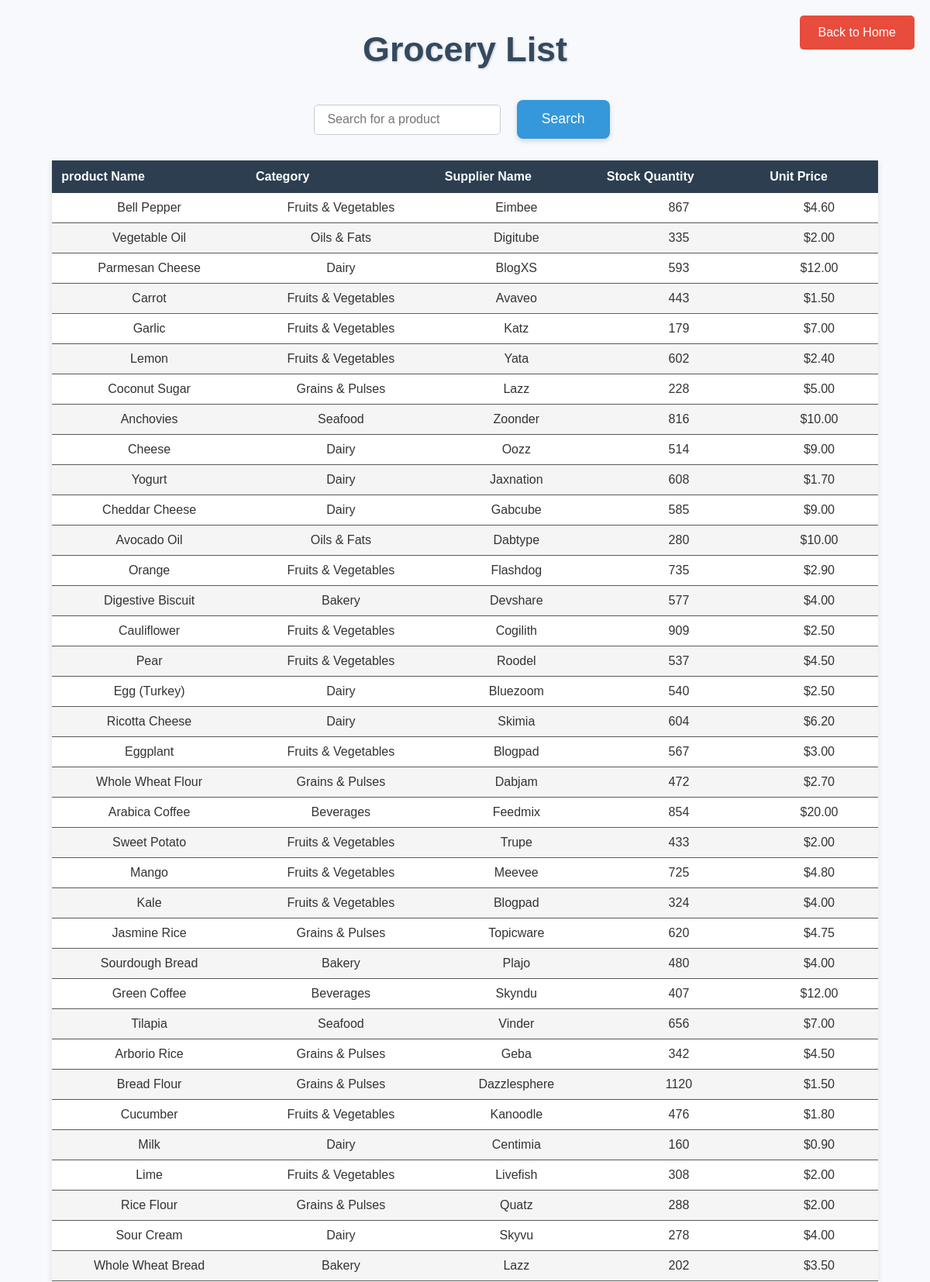
The page /grocery (upper part) on the database its author committed.
### tables this page shows
CREATE TABLE grocery (
    id INTEGER PRIMARY KEY AUTOINCREMENT,
    product_name TEXT NOT NULL,
    category TEXT NOT NULL,
    supplier_name TEXT NOT NULL,
    Stock_quantity	INT,                       
    unit_price FLOAT NOT NULL
);

### website/app.py (the view)
@app.route('/grocery')
def show_grocery():
    conn = get_db_connection()
    grocery = conn.execute('SELECT * FROM grocery').fetchall()
    conn.close()
    return render_template('search_grocery.html', grocery=grocery)

### website/app.py (called while the page is built)
def get_db_connection():
    conn = sqlite3.connect('database/grocery.db')  # Use your actual DB path
    conn.row_factory = sqlite3.Row
    return conn

### website/templates/search_grocery.html
<!DOCTYPE html>
<html>
<head>
    <link rel="stylesheet" href="{{ url_for('static', filename='search_style.css') }}">
</head>
<body>
    <h1>Grocery List</h1>
    <form action="/search" method="get">
    <input type="text" name="query" placeholder="Search for a product">
    <button type="submit">Search</button>
    </form>
{% if grocery %}
    <table>
        <thead>
            <tr>
                <th>product Name</th>
                <th>Category</th>
                <th>Supplier Name</th>
                <th>Stock Quantity</th>
                <th>Unit Price</th>
            </tr>
        </thead>
        <tbody>
            {% for item in grocery %}
            <tr>
                <td>{{ item['product_name']}}</td>
                <td>{{ item['category']}}</td>
                <td>{{ item['supplier_name']}}</td>
                <td>{{ item['stock_quantity']}}</td>
                <td>{{ item['unit_price']}}</td>
            </tr>
               {% endfor %}
        </tbody>
    </table>
{% else %}
    <p>No Grocery found.</p>
{% endif %}
<a href="/" class="btn-back-top">Back to Home</a>
</body>
</html>

### website/static/search_style.css (style rules this page uses)
body { font-family: 'Arial', sans-serif; background: #f7f9fc; display: flex; flex-direction: column; text-align: center; }
h1 { font-size: 2.8rem; margin-bottom: 2rem; color: #34495e; text-shadow: 1px 1px 3px rgba(0,0,0,0.2); }
button { background-color: #3498db; color: white; border: none; padding: 0.9rem 2rem; font-size: 1.1rem; margin: 0.5rem; cursor: pointer; border-radius: 8px; transition: all 0.3s ease; box-shadow: 0 3px 6px rgba(0,0,0,0.15); }
input[type="text"] { padding: 0.6rem 1rem; font-size: 1rem; border-radius: 5px; border: 1px solid #ccc; margin-right: 0.5rem; }
table { width: 90%; margin: 20px auto; border-collapse: collapse; font-family: Arial, sans-serif; background-color: #ffffff; box-shadow: 0 2px 8px rgba(0,0,0,0.1); }
thead th { background-color: #2c3e50; color: white; padding: 12px; font-size: 1rem; text-align: left; }
tbody td { padding: 10px; border-bottom: 1px solid #5a5a5a; color: #333; }
tbody tr:nth-child(even) { background-color: #f5f5f5; }
.btn-back-top { position: absolute; top: 20px; right: 20px; background-color: #e74c3c; color: white; padding: 0.8rem 1.5rem; border-radius: 5px; text-decoration: none; font-size: 1rem; }

### rows shown on the page
grocery: product_name "Bell Pepper", category "Fruits & Vegetables", supplier_name "Eimbee", stock_quantity "867", unit_price "$4.60"
grocery: product_name "Vegetable Oil", category "Oils & Fats", supplier_name "Digitube", stock_quantity "335", unit_price "$2.00"
grocery: product_name "Parmesan Cheese", category "Dairy", supplier_name "BlogXS", stock_quantity "593", unit_price "$12.00"
grocery: product_name "Carrot", category "Fruits & Vegetables", supplier_name "Avaveo", stock_quantity "443", unit_price "$1.50"
grocery: product_name "Garlic", category "Fruits & Vegetables", supplier_name "Katz", stock_quantity "179", unit_price "$7.00"
grocery: product_name "Lemon", category "Fruits & Vegetables", supplier_name "Yata", stock_quantity "602", unit_price "$2.40"
grocery: product_name "Coconut Sugar", category "Grains & Pulses", supplier_name "Lazz", stock_quantity "228", unit_price "$5.00"
grocery: product_name "Anchovies", category "Seafood", supplier_name "Zoonder", stock_quantity "816", unit_price "$10.00"
grocery: product_name "Cheese", category "Dairy", supplier_name "Oozz", stock_quantity "514", unit_price "$9.00"
grocery: product_name "Yogurt", category "Dairy", supplier_name "Jaxnation", stock_quantity "608", unit_price "$1.70"
grocery: product_name "Cheddar Cheese", category "Dairy", supplier_name "Gabcube", stock_quantity "585", unit_price "$9.00"
grocery: product_name "Avocado Oil", category "Oils & Fats", supplier_name "Dabtype", stock_quantity "280", unit_price "$10.00"
grocery: product_name "Orange", category "Fruits & Vegetables", supplier_name "Flashdog", stock_quantity "735", unit_price "$2.90"
grocery: product_name "Digestive Biscuit", category "Bakery", supplier_name "Devshare", stock_quantity "577", unit_price "$4.00"
grocery: product_name "Cauliflower", category "Fruits & Vegetables", supplier_name "Cogilith", stock_quantity "909", unit_price "$2.50"
grocery: product_name "Pear", category "Fruits & Vegetables", supplier_name "Roodel", stock_quantity "537", unit_price "$4.50"
grocery: product_name "Egg (Turkey)", category "Dairy", supplier_name "Bluezoom", stock_quantity "540", unit_price "$2.50"
grocery: product_name "Ricotta Cheese", category "Dairy", supplier_name "Skimia", stock_quantity "604", unit_price "$6.20"
grocery: product_name "Eggplant", category "Fruits & Vegetables", supplier_name "Blogpad", stock_quantity "567", unit_price "$3.00"
grocery: product_name "Whole Wheat Flour", category "Grains & Pulses", supplier_name "Dabjam", stock_quantity "472", unit_price "$2.70"
grocery: product_name "Arabica Coffee", category "Beverages", supplier_name "Feedmix", stock_quantity "854", unit_price "$20.00"
grocery: product_name "Sweet Potato", category "Fruits & Vegetables", supplier_name "Trupe", stock_quantity "433", unit_price "$2.00"
grocery: product_name "Mango", category "Fruits & Vegetables", supplier_name "Meevee", stock_quantity "725", unit_price "$4.80"
grocery: product_name "Kale", category "Fruits & Vegetables", supplier_name "Blogpad", stock_quantity "324", unit_price "$4.00"
grocery: product_name "Jasmine Rice", category "Grains & Pulses", supplier_name "Topicware", stock_quantity "620", unit_price "$4.75"
grocery: product_name "Sourdough Bread", category "Bakery", supplier_name "Plajo", stock_quantity "480", unit_price "$4.00"
grocery: product_name "Green Coffee", category "Beverages", supplier_name "Skyndu", stock_quantity "407", unit_price "$12.00"
grocery: product_name "Tilapia", category "Seafood", supplier_name "Vinder", stock_quantity "656", unit_price "$7.00"
grocery: product_name "Arborio Rice", category "Grains & Pulses", supplier_name "Geba", stock_quantity "342", unit_price "$4.50"
grocery: product_name "Bread Flour", category "Grains & Pulses", supplier_name "Dazzlesphere", stock_quantity "1120", unit_price "$1.50"
grocery: product_name "Cucumber", category "Fruits & Vegetables", supplier_name "Kanoodle", stock_quantity "476", unit_price "$1.80"
grocery: product_name "Milk", category "Dairy", supplier_name "Centimia", stock_quantity "160", unit_price "$0.90"
grocery: product_name "Lime", category "Fruits & Vegetables", supplier_name "Livefish", stock_quantity "308", unit_price "$2.00"
grocery: product_name "Rice Flour", category "Grains & Pulses", supplier_name "Quatz", stock_quantity "288", unit_price "$2.00"
grocery: product_name "Sour Cream", category "Dairy", supplier_name "Skyvu", stock_quantity "278", unit_price "$4.00"
grocery: product_name "Whole Wheat Bread", category "Bakery", supplier_name "Lazz", stock_quantity "202", unit_price "$3.50"
